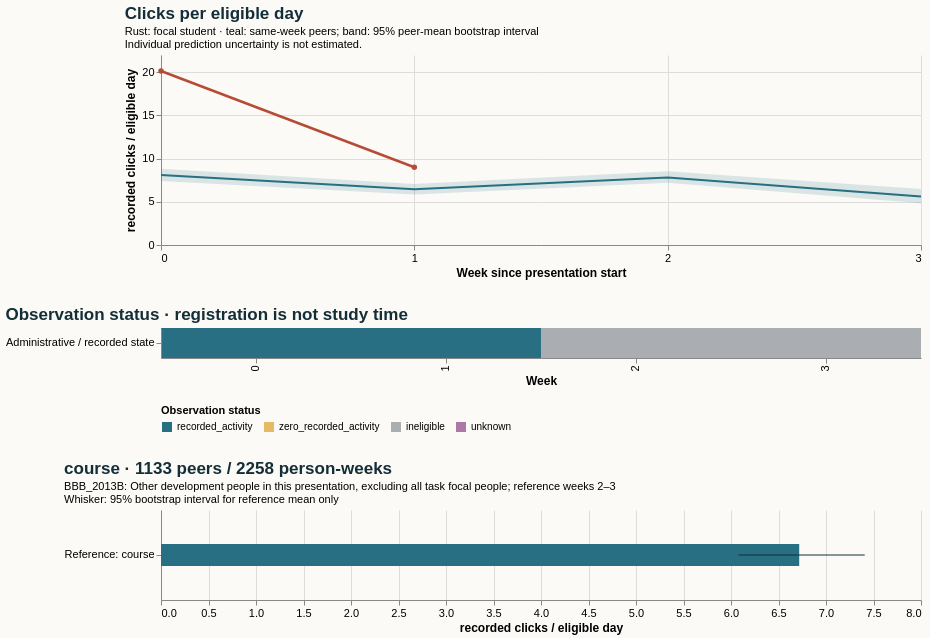

This figure's Vega-Lite source:
### Vega-Lite specification from a JSON file in a GitHub repository (floating-point values rounded to 4 significant figures)
{"$schema": "https://vega.github.io/schema/vega-lite/v5.20.1.json", "config": {"axis": {"labelFontSize": 11, "titleFontSize": 12}, "background": "#fbfaf7", "font": "sans-serif", "title": {"anchor": "start", "color": "#142e38", "fontSize": 17, "subtitleFontSize": 11}, "view": {"continuousHeight": 300, "continuousWidth": 300, "stroke": null}}, "datasets": {"data-68953dc30f31cc8618b874678fb34115": [{"hi": null, "lo": null, "series": "Focal: weeks 2–3", "value": null}, {"hi": 7.407, "lo": 6.077, "series": "Reference: course", "value": 6.718}], "data-8134825a0e1af62d92ca97127c2ced79": [{"end_day": 6, "focal_value": 20.14, "peer_ci_high": 8.816, "peer_ci_low": 7.405, "peer_mean": 8.1, "peer_observations": 1159, "peer_people": 1159, "reference": "course", "unit": "recorded clicks / eligible day", "week": 0}, {"end_day": 13, "focal_value": 9.0, "peer_ci_high": 7.057, "peer_ci_low": 5.853, "peer_mean": 6.456, "peer_observations": 1151, "peer_people": 1151, "reference": "course", "unit": "recorded clicks / eligible day", "week": 1}, {"end_day": 20, "focal_value": null, "peer_ci_high": 8.536, "peer_ci_low": 7.219, "peer_mean": 7.819, "peer_observations": 1133, "peer_people": 1133, "reference": "course", "unit": "recorded clicks / eligible day", "week": 2}, {"end_day": 27, "focal_value": null, "peer_ci_high": 6.473, "peer_ci_low": 4.822, "peer_mean": 5.608, "peer_observations": 1125, "peer_people": 1125, "reference": "course", "unit": "recorded clicks / eligible day", "week": 3}], "data-d9470cf97052e907c61771c72109d155": [{"eligible_days": 7.0, "end_day": 6, "logging_completeness": "unknown", "observation_status": "recorded_activity", "row": "Administrative / recorded state", "score_status": "withheld_release_time_unknown", "start_day": 0, "value": 20.14, "week": 0}, {"eligible_days": 4.0, "end_day": 13, "logging_completeness": "unknown", "observation_status": "recorded_activity", "row": "Administrative / recorded state", "score_status": "withheld_release_time_unknown", "start_day": 7, "value": 9.0, "week": 1}, {"eligible_days": 0.0, "end_day": 20, "logging_completeness": "unknown", "observation_status": "ineligible", "row": "Administrative / recorded state", "score_status": "withheld_release_time_unknown", "start_day": 14, "value": null, "week": 2}, {"eligible_days": 0.0, "end_day": 27, "logging_completeness": "unknown", "observation_status": "ineligible", "row": "Administrative / recorded state", "score_status": "withheld_release_time_unknown", "start_day": 21, "value": null, "week": 3}]}, "resolve": {"scale": {"color": "independent"}}, "spacing": 28, "vconcat": [{"data": {"name": "data-8134825a0e1af62d92ca97127c2ced79"}, "height": 190, "layer": [{"encoding": {"x": {"axis": {"tickMinStep": 1}, "field": "week", "title": "Week since presentation start", "type": "quantitative"}, "y": {"field": "peer_ci_low", "scale": {"zero": true}, "title": "recorded clicks / eligible day", "type": "quantitative"}, "y2": {"field": "peer_ci_high"}}, "mark": {"color": "#286f83", "opacity": 0.16, "type": "area"}}, {"encoding": {"tooltip": [{"field": "week", "type": "quantitative"}, {"field": "peer_mean", "type": "quantitative"}, {"field": "peer_people", "type": "quantitative"}, {"field": "peer_observations", "type": "quantitative"}], "x": {"field": "week", "type": "quantitative"}, "y": {"field": "peer_mean", "type": "quantitative"}}, "mark": {"color": "#286f83", "strokeWidth": 2, "type": "line"}}, {"encoding": {"tooltip": [{"field": "week", "type": "quantitative"}, {"field": "focal_value", "type": "quantitative"}], "x": {"field": "week", "type": "quantitative"}, "y": {"field": "focal_value", "type": "quantitative"}}, "mark": {"color": "#b64c35", "point": {"color": "#b64c35"}, "strokeWidth": 2.5, "type": "line"}}], "title": {"subtitle": ["Rust: focal student · teal: same-week peers; band: 95% peer-mean bootstrap interval", "Individual prediction uncertainty is not estimated."], "text": "Clicks per eligible day"}, "width": 760}, {"data": {"name": "data-d9470cf97052e907c61771c72109d155"}, "encoding": {"color": {"field": "observation_status", "legend": {"labelLimit": 260, "orient": "bottom"}, "scale": {"domain": ["recorded_activity", "zero_recorded_activity", "ineligible", "unknown"], "range": ["#286f83", "#e4bb64", "#aaaeb3", "#ac78a5"]}, "title": "Observation status", "type": "nominal"}, "tooltip": [{"field": "week", "type": "quantitative"}, {"field": "eligible_days", "type": "quantitative"}, {"field": "observation_status", "type": "nominal"}, {"field": "logging_completeness", "type": "nominal"}], "x": {"field": "week", "title": "Week", "type": "ordinal"}, "y": {"field": "row", "title": null, "type": "nominal"}}, "height": 30, "mark": {"type": "rect"}, "title": "Observation status · registration is not study time", "width": 760}, {"data": {"name": "data-68953dc30f31cc8618b874678fb34115"}, "height": 90, "layer": [{"encoding": {"x": {"field": "value", "scale": {"domain": [0, 7.778], "zero": true}, "title": "recorded clicks / eligible day", "type": "quantitative"}, "y": {"field": "series", "sort": null, "title": null, "type": "nominal"}}, "mark": {"color": "#286f83", "size": 22, "type": "bar"}}, {"encoding": {"x": {"field": "lo", "type": "quantitative"}, "x2": {"field": "hi"}, "y": {"field": "series", "sort": null, "title": null, "type": "nominal"}}, "mark": {"color": "#142e38", "type": "rule"}}], "title": {"subtitle": ["BBB_2013B: Other development people in this presentation, excluding all task focal people; reference weeks 2–3", "Whisker: 95% bootstrap interval for reference mean only"], "text": "course · 1133 peers / 2258 person-weeks"}, "width": 760}]}
